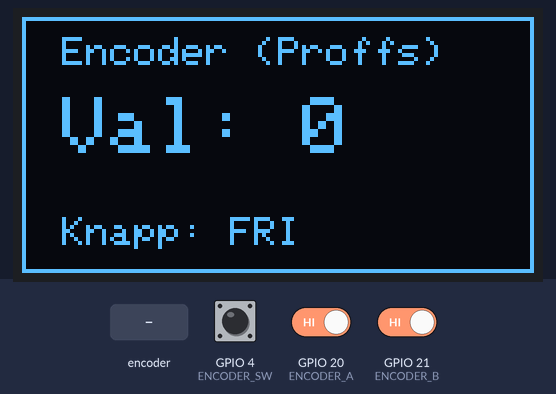
The sketch below on a simulated ESP32. Shown: 128×64 one-colour display. Inputs (shaded band) come from the test bench; at power-on: GPIO 4 (ENCODER_SW) HIGH, GPIO 20 (ENCODER_A) HIGH, GPIO 21 (ENCODER_B) HIGH. What the sketch prints to the serial monitor is not drawn.

Above: at 1.5 s.
1.6 s: rotary encoder on GPIO 20 (ENCODER_A) / GPIO 21 (ENCODER_B) turned 3 steps (first pin leading)
At 3.1 s:
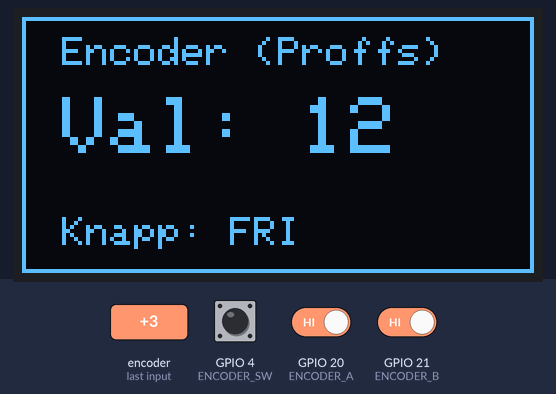
3.7 s: GPIO 4 (ENCODER_SW) driven LOW
At 4.7 s:
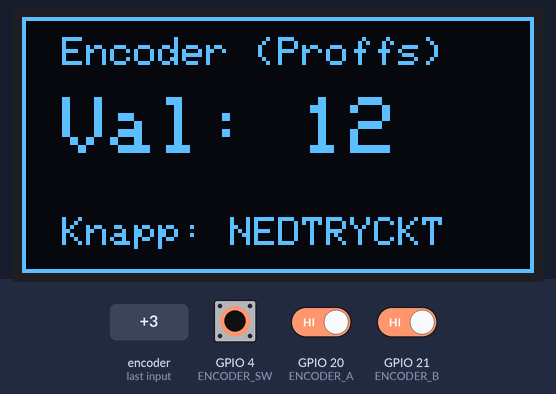
5.2 s: rotary encoder on GPIO 20 (ENCODER_A) / GPIO 21 (ENCODER_B) turned 1 step (first pin leading)
At 6.2 s:
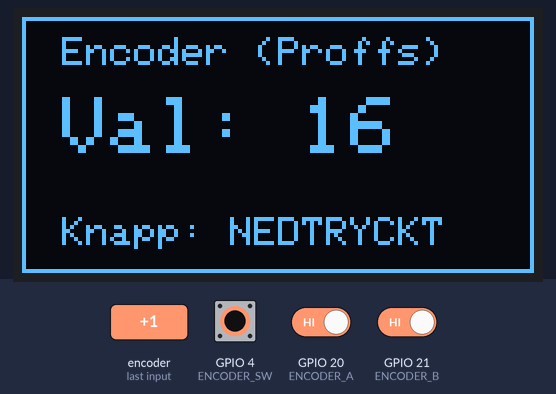
6.9 s: GPIO 4 (ENCODER_SW) pulsed HIGH 2 times (0.12 s each, 0.3 s apart)
At 7.28 s:
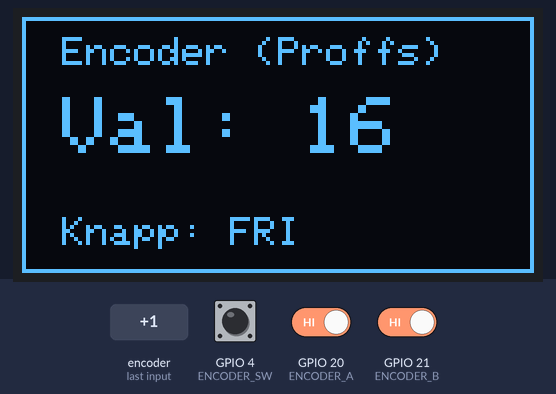
Timing chart, 0 to 9.9 s (numbered marks = the images above; inputs shaded):
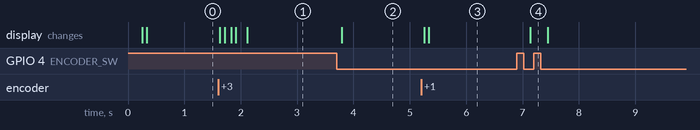

The sketch:

ssh1106_encoder.ino
```cpp
#include <Wire.h>
#include <Adafruit_GFX.h>
#include <Adafruit_SH110X.h>

// Definiera I2C-stift för OLED-skärmen
#define SDA_PIN 8
#define SCL_PIN 7

// Definiera stift för Enkodern
#define ENCODER_A  20  // U0RXD
#define ENCODER_B  21  // U0txd
#define ENCODER_SW  4   // Tryckknapp

// Skärmens storlek
#define SCREEN_WIDTH 128
#define SCREEN_HEIGHT 64
#define i2c_Address 0x3C

// Initiera skärmen
Adafruit_SH1106G display = Adafruit_SH1106G(SCREEN_WIDTH, SCREEN_HEIGHT, &Wire, -1);

// Variabler för enkodern (volatile eftersom de ändras i interrupt)
volatile long encoderPosition = 0;
volatile int lastEncoded = 0;

// Knappvariabler
bool lastButtonState = HIGH;
bool buttonPressed = false;

// Proffsig interrupt-rutin för kvadraturavkänning
void IRAM_ATTR readEncoder() {
  int A = digitalRead(ENCODER_A);
  int B = digitalRead(ENCODER_B);

  int encoded = (A << 1) | B;
  int sum = (lastEncoded << 2) | encoded;

  if (sum == 0b1101 || sum == 0b0100 ||
      sum == 0b0010 || sum == 0b1011) {
    encoderPosition++;
  }

  if (sum == 0b1110 || sum == 0b0111 ||
      sum == 0b0001 || sum == 0b1000) {
    encoderPosition--;
  }

  lastEncoded = encoded;
}

void setup() {
  Serial.begin(115200);

  // Ställ in stift
  pinMode(ENCODER_A, INPUT_PULLUP);
  pinMode(ENCODER_B, INPUT_PULLUP);
  pinMode(ENCODER_SW, INPUT_PULLUP);

  // Initiera startläge för enkodern
  lastEncoded = (digitalRead(ENCODER_A) << 1) | digitalRead(ENCODER_B);

  // Koppla interrupts till båda enoderns stift
  attachInterrupt(digitalPinToInterrupt(ENCODER_A), readEncoder, CHANGE);
  attachInterrupt(digitalPinToInterrupt(ENCODER_B), readEncoder, CHANGE);

  // Starta I2C och skärm
  Wire.begin(SDA_PIN, SCL_PIN);
  delay(250);
  if (!display.begin(i2c_Address, true)) {
    Serial.println("Kunde inte hitta OLED-skärmen!");
    while (true);
  }

  display.clearDisplay();
  display.display();
  Serial.println("System startat!");
}

void loop() {
  // 1. Läs av tryckknappen med enkel mjukvaruavstörning
  bool currentButtonState = digitalRead(ENCODER_SW);
  if (lastButtonState == HIGH && currentButtonState == LOW) {
    buttonPressed = !buttonPressed;
    delay(50);
  }
  lastButtonState = currentButtonState;

  // 2. Hämta enkoderns position säkert (skyddad mot interrupt-krockar)
  noInterrupts();
  long currentPosition = encoderPosition;
  interrupts();

  // 3. Uppdatera OLED-skärmen
  display.clearDisplay();

  // Rubrik
  display.setTextSize(1);
  display.setTextColor(SH110X_WHITE);
  display.setCursor(10, 5);
  display.println("Encoder (Proffs)");

  // Visa enkodervärdet med stor text
  display.setTextSize(2);
  display.setCursor(10, 20);
  display.print("Val: ");
  display.print(currentPosition);

  // Visa knappstatus längst ner
  display.setTextSize(1);
  display.setCursor(10, 50);
  display.print("Knapp: ");
  display.print(buttonPressed ? "NEDTRYCKT" : "FRI");

  // Rita ram och skicka till skärmen
  display.drawRect(0, 0, 128, 64, SH110X_WHITE);
  display.display();

  // Liten fördröjning för att spara på CPU-kraft, men eftersom
  // enkodern körs på interrupt missar vi inga steg ändå!
  delay(15);
}
```

Measured:
- after the input at 1.6 s, the display: first changes at once (image 1 shows a later state)
- after the input at 3.7 s, the display: changes after 0.09 s (image 2)
- after the input at 5.2 s, the display: first changes after 0.06 s (image 3 shows a later state)
- after the input at 6.9 s, the display: changes after 0.23 s (image 4)
